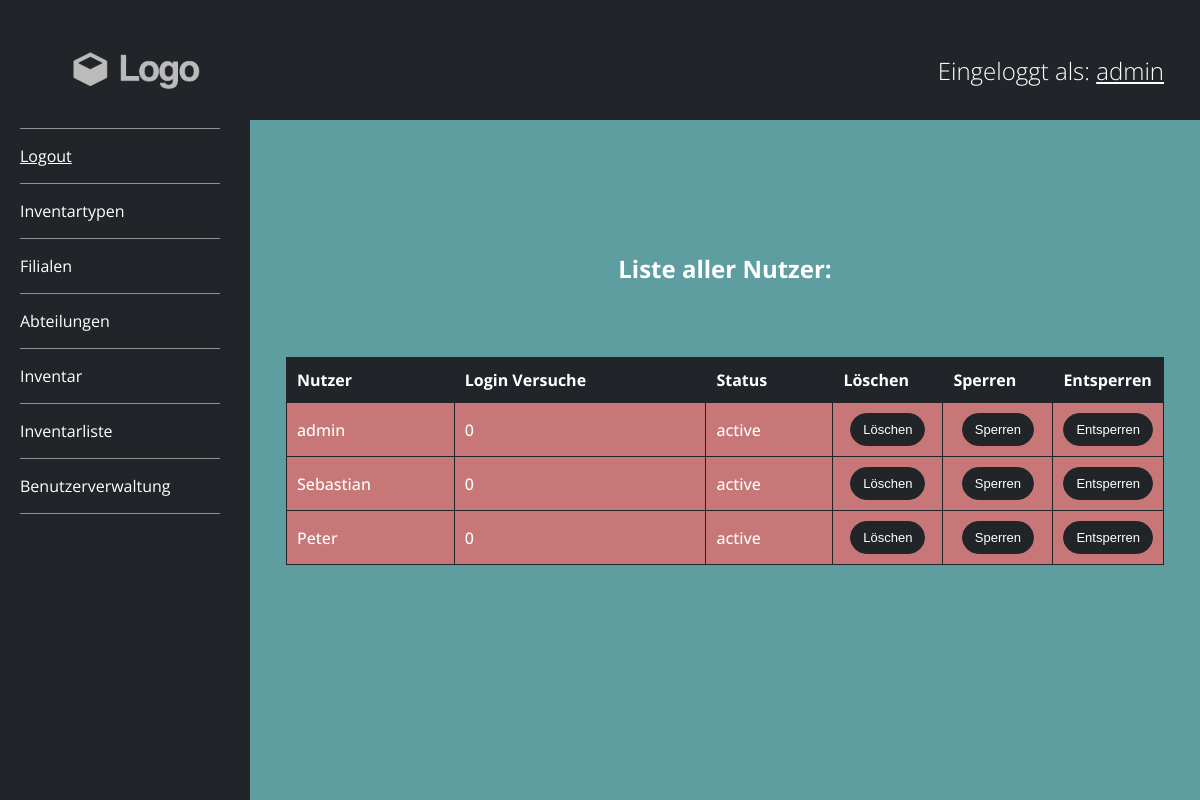
Before: /benutzer-uebersicht.php (signed in) with the older database file.
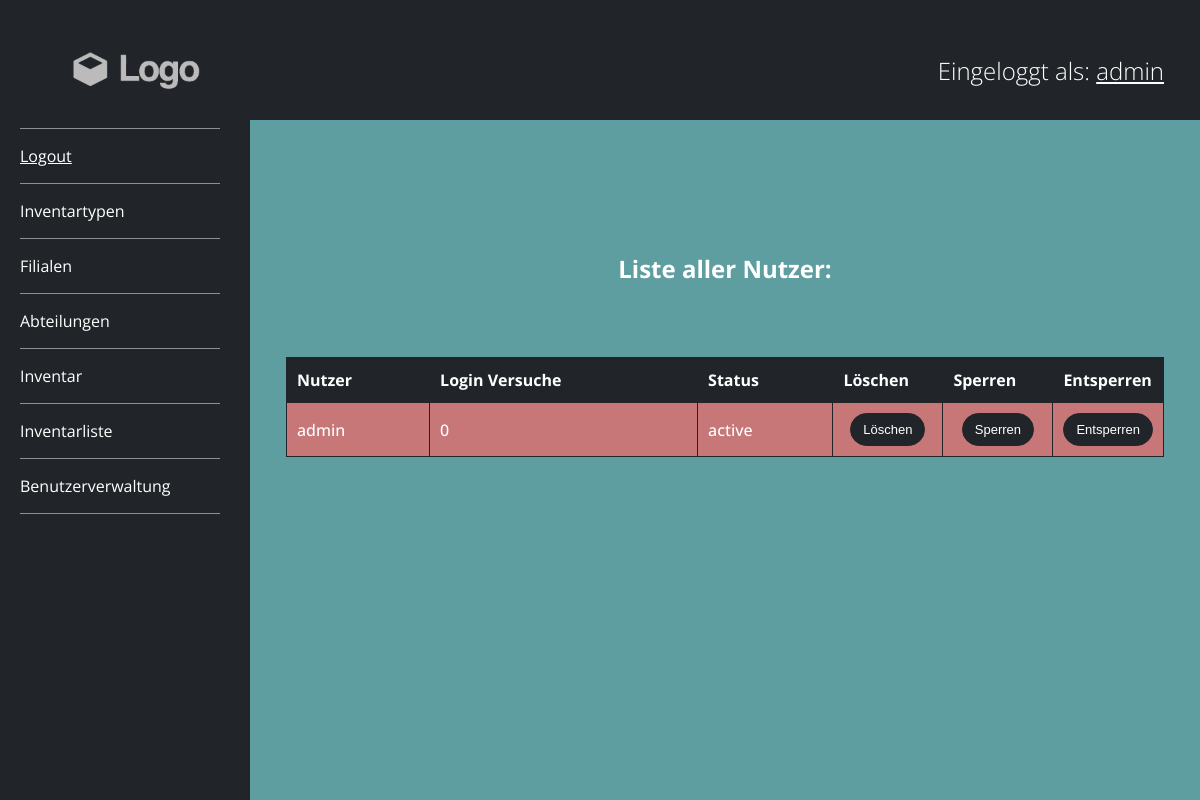
After: the same page with the newer database file.
### tables this page shows
CREATE TABLE `Users` (
  `u_id` int NOT NULL,
  `username` varchar(255) DEFAULT NULL,
  `passwort` varchar(255) DEFAULT NULL,
  `login_attepms` int DEFAULT NULL
);

### assets/functions.php (called while the page is built, shortened)
<?php
require_once './assets/classes.php';
$auth = new Auth();

### assets/classes.php (called while the page is built, shortened)
<?php
class ConnectDb
{
    private static $host = HOSTNAME;
    private static $user = DATABASEUSER;
    private static $pass = DATABASEPASSWORD;
    private static $name = DATABASENAME;
    public static function getDbObject()
    {
        return new PDO(
            "mysql:dbname=" . ConnectDb::$name . ";host=" . ConnectDb::$host,
            ConnectDb::$user,
            ConnectDb::$pass
        );
    }
    public static function load($statement, $prepare = array(), $singleRecord = false)
    {
        try {
            $pdo = self::getDbObject();
            $pdo->setAttribute(PDO::ATTR_ERRMODE, PDO::ERRMODE_EXCEPTION);
            $sql = $statement;
            $query = $pdo->prepare($sql);
            $query->execute($prepare);
            if ($singleRecord) {
                $result = $query->fetch();
            } else {
                $result = $query->fetchAll(PDO::FETCH_ASSOC);
            }
            return $result;
        } catch (PDOException $e) {
            $_SESSION["message"] = $e->getMessage();
        } finally {
            $pdo = null;
        }
    }
}
class Auth
{
    public function listUsers()
    {
        $statement = "SELECT * FROM Users";
        $result = ConnectDb::load($statement);
        return $result;
    }
}

### benutzer-uebersicht.php (the view, shortened to what this page needs)
<?php
include_once './layouts/header.php';
$auth->loggedIn();
$users = $auth->listUsers();
?>
<div class="content-inner">
    <form id="show-form" action="" method="post">
        <h2>Liste aller Nutzer: </h2>
        <table id="show-table">
            <thead>
                <th>Nutzer</th>
                <th>Login Versuche</th>
                <th>Status</th>
                <th>Löschen</th>
                <th>Sperren</th>
                <th>Entsperren</th>
            </thead>
            <tbody>
                <?php
                foreach ($users as $user) {
                    $username  = $user["username"];
                    $loginAttemps = $user["login_attepms"];
                    $status = ($loginAttemps >= 3) ? $status = "locked" : $status = "active";
                    echo <<<END
                    <tr>
                        <td>$username</td>
                        <td>$loginAttemps</td>
                        <td>$status</td>
                        <td class="action"><button type="submit" name="delete" value="$username">Löschen</td>
                        <td class="action"><button type="submit" name="lock" value="$username">Sperren</td>
                        <td class="action"><button type="submit" name="unlock" value="$username">Entsperren</td>
                    </tr>
                    END;
                }
                ?>
            </tbody>
        </table>
    </form>
</div>
<?php
include_once './layouts/footer.php';

### layouts/header.php (shortened to what this page needs)
<?php
require_once './assets/functions.php';
?>
<!doctype html>
<html lang="de">
<head>
    <link href="/assets/css/style.css" rel="stylesheet">
</head>
<body>
    <div class="jumbotron">
        <img id="logo" src="<?php echo LOGO; ?>">
        <h2>
            <?php if (isset($_SESSION["username"])) {
                echo "Eingeloggt als: <span>" . $_SESSION["username"] . "</span>";
            }
            ?>
        </h2>
    </div>
    <div id="content">
        <div id="sidebar">
            <div class="sidebar-wrapper">
                <nav>
                    <div id="logout"><a href="../logout.php">Logout</a></div>
                    <div class="has-dropdown">
                        <span>Inventartypen</span>
                    </div>
                    <div class="has-dropdown">
                        <span>Filialen</span>
                    </div>
                    <div class="has-dropdown">
                        <span>Abteilungen</span>
                    </div>
                    <div class="has-dropdown">
                        <span>Inventar</span>
                    </div>
                    <div class="has-dropdown">
                        <span>Inventarliste</span>
                    </div>
                    <div class="has-dropdown">
                        <span>Benutzerverwaltung</span>
                    </div>
                </nav>
            </div>
        </div>

### layouts/footer.php (shortened to what this page needs)
</div>
</body>
</html>

### assets/css/style.css (style rules this page uses)
:root { --black: #212529; }
h1, h2, h3, h4, h5, h6 { margin: 0; padding: 0; color: #fff; }
* { box-sizing: border-box; }
body { overflow-x: hidden; margin: 0px; font-family: "Open Sans", sans-serif; }
button { background-color: var(--black); border: 1px solid var(--black); padding: 8px 12px; font-size: 13px; border-radius: 50px; color: #fff; font-weight: 300; transition: all 200ms ease-in-out; }
.jumbotron { display: flex; flex-flow: row wrap; align-items: center; justify-content: space-between; padding: 0 36px; height: 15vh; }
.jumbotron h2 { color: #fff; font-weight: 300; }
.jumbotron h2 span { text-decoration: underline; }
#logo { max-width: 200px; }
.jumbotron, #sidebar { background: #212529; }
#content { display: flex; align-items: stretch; }
#sidebar { min-width: 250px; max-width: 250px; min-height: calc(100vh - 210px); padding: 8px; list-style: none; }
.sidebar-wrapper { position: fixed; width: 200px; left: 20px; }
nav { list-style: none; }
.content-inner { width: 100%; margin: 0 auto; padding: 60px 36px; background: cadetblue; min-height: 85vh; }
#logout a { color: #fff; }
nav>div { padding: 16px 0; border: 1px solid rgba(206, 206, 206, 0.637); border-width: 0 0 1px 0; cursor: pointer; }
nav>div:first-of-type { border-width: 1px 0 1px 0; }
div.has-dropdown>span { pointer-events: none; font-size: 16 px; color: #fff; }
table { width: 100%; }
#show-form h2 { text-align: center; color: #fff; padding: 72px 0; }
.action { text-align: center; width: 110px; }
th { background-color: var(--black); padding: 0 10px; }
th, td { text-align: left; height: 45px; }
td { font-weight: 500; padding: 10px; }
tbody tr { background: #c77777; }
table { border-collapse: collapse; }
table, th, td { border: 1px solid var(--black); color: #fff; }

Changed rows visible on the page:
removed users: username "Sebastian", login_attepms "0", login_attepms "active"
removed users: username "Peter", login_attepms "0", login_attepms "active"
